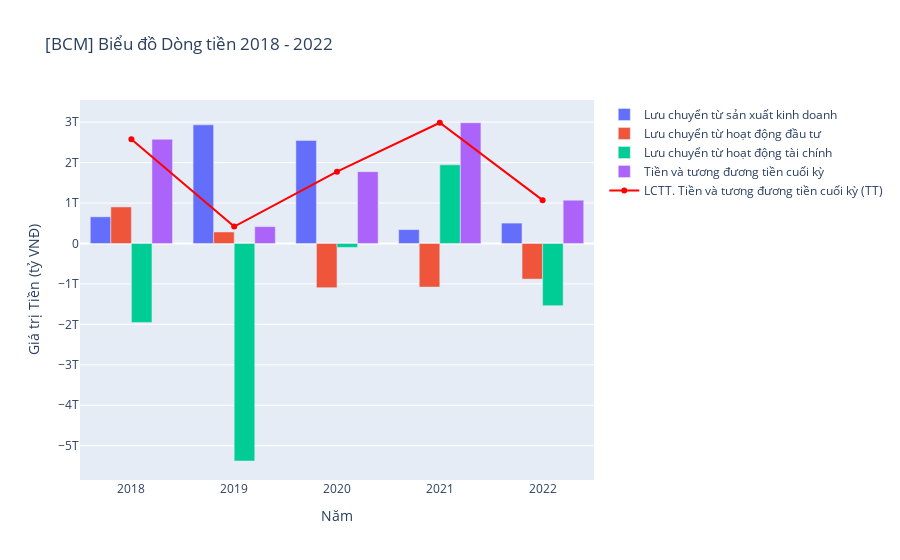

The code cell stored with this chart in its notebook:
### Code cell
# Lấy dữ liệu từ DataFrame
currency_flow = bcm_data['LCTT. Lưu chuyển tiền tệ ròng từ các hoạt động sản xuất kinh doanh (TT)'].tolist()
currency_flow2 = bcm_data['LCTT. Lưu chuyển tiền tệ ròng từ hoạt động đầu tư (TT)'].tolist()
currency_flow3 = bcm_data['LCTT. Lưu chuyển tiền tệ từ hoạt động tài chính (TT)'].tolist()
currency_flow5 = bcm_data['LCTT. Tiền và tương đương tiền cuối kỳ (TT)'].tolist()
years = bcm_data['Năm'].tolist()
# Tạo DataFrame cho Plotly Express
df_cash_flow = pd.DataFrame({
    'Năm': years,
    'Lưu chuyển từ sản xuất kinh doanh': currency_flow,
    'Lưu chuyển từ hoạt động đầu tư': currency_flow2,
    'Lưu chuyển từ hoạt động tài chính': currency_flow3,
    'Tiền và tương đương tiền cuối kỳ': currency_flow5
})

# Vẽ biểu đồ cột ghép và đường
fig8 = go.Figure()

# Thêm cột cho từng loại dòng tiền
for column in df_cash_flow.columns[1:]:
    fig8.add_trace(go.Bar(x=df_cash_flow['Năm'], y=df_cash_flow[column], name=column))

# Thêm đường cho 'Tiền và tương đương tiền cuối kỳ'
fig8.add_trace(go.Scatter(x=years, y=currency_flow5, mode='lines+markers',
                          name='LCTT. Tiền và tương đương tiền cuối kỳ (TT)',
                          line=dict(color='red')))

# Cấu hình giao diện tương tác
fig8.update_layout(
    title='[BCM] Biểu đồ Dòng tiền 2018 - 2022',
    xaxis=dict(title='Năm'),
    yaxis=dict(title='Giá trị Tiền (tỷ VNĐ)'),
    barmode='group'  # Đặt barmode thành 'group' để tạo biểu đồ cột ghép
)

fig8.show()

### Figure 1 — Plotly figure (JSON) as saved in the notebook; plotly's stock layout.template omitted (floating-point values rounded to 4 significant figures)
{"data": [{"name": "Lưu chuyển từ sản xuất kinh doanh", "type": "bar", "x": [2018, 2019, 2020, 2021, 2022], "y": [659446948807, 2932359235472, 2548368788035, 342667571951, 503897261529]}, {"name": "Lưu chuyển từ hoạt động đầu tư", "type": "bar", "x": [2018, 2019, 2020, 2021, 2022], "y": [903160290576, 284336900276, -1092029932992, -1078317093861, -880241292175]}, {"name": "Lưu chuyển từ hoạt động tài chính", "type": "bar", "x": [2018, 2019, 2020, 2021, 2022], "y": [-1952766420069, -5377594451872, -97476057030, 1944812360405, -1537758665837]}, {"name": "Tiền và tương đương tiền cuối kỳ", "type": "bar", "x": [2018, 2019, 2020, 2021, 2022], "y": [2577622049939, 416723733815, 1775586531828, 2984749370323, 1070646673840]}, {"line": {"color": "red"}, "mode": "lines+markers", "name": "LCTT. Tiền và tương đương tiền cuối kỳ (TT)", "type": "scatter", "x": [2018, 2019, 2020, 2021, 2022], "y": [2577622049939, 416723733815, 1775586531828, 2984749370323, 1070646673840]}], "layout": {"barmode": "group", "title": {"text": "[BCM] Biểu đồ Dòng tiền 2018 - 2022"}, "xaxis": {"title": {"text": "Năm"}}, "yaxis": {"title": {"text": "Giá trị Tiền (tỷ VNĐ)"}}}}
